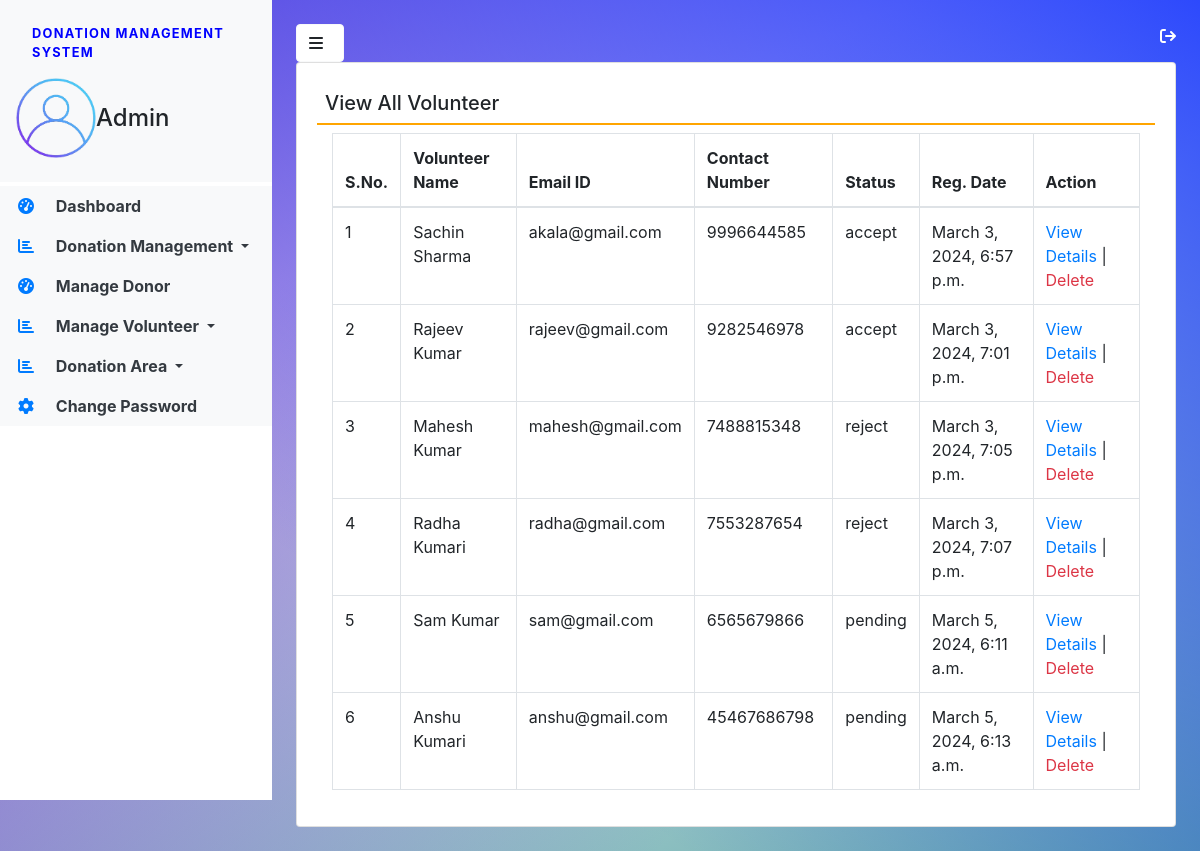
Page /all_volunteer (signed in) on the committed database.
### donation/models.py (models this page shows, shortened)
class Volunteer(models.Model):
    user = models.ForeignKey(User,on_delete=models.CASCADE)
    contact = models.CharField(max_length=15,null=True)
    address = models.CharField(max_length=300,null=True)
    userpic = models.FileField(null=True)
    idpic = models.FileField(null=True)
    aboutme = models.CharField(max_length=300,null=True)
    status = models.CharField(max_length=20, null=True)
    regdate = models.DateTimeField(auto_now_add=True)
    adminremark = models.CharField(max_length=300, null=True)
    aboutme = models.CharField(max_length=300, null=True)
    updationdate = models.DateField(null=True)

### DonationManagementSystem/views.py (the view)
# urls.py: path('all_volunteer', all_volunteer, name='all_volunteer'),
def all_volunteer(request):
    if not request.user.is_authenticated:
        return redirect('admin_login')
    volunteer = Volunteer.objects.all()
    return render(request, 'all_volunteer.html', locals())

### donation/templates/all_volunteer.html
{% extends 'admin_base.html' %}
{% block main %}
<div class="card shadow">
<div class="card-body">
    <h5 class="p-2" style="border-bottom: 2px solid orange">View All Volunteer</h5>
    <div class="container-fluid">
        <table id="example" class="table table-bordered">
            <thead>
            <tr>
                <th>S.No.</th>
                <th>Volunteer Name</th>
                <th>Email ID</th>
                <th>Contact Number</th>
                <th>Status</th>
                <th>Reg. Date</th>
                <th>Action</th>
            </tr>
            </thead>
            <tbody>
                {% for i in volunteer %}
                <tr>
                    <td>{{ forloop.counter }}</td>
                    <td>{{ i.user.first_name}} {{ i.user.last_name }}</td>
                    <td>{{ i.user.username}}</td>
                    <td>{{ i.contact}}</td>
                    <td>{{ i.status }}</td>
                    <td>{{ i.regdate}}</td>
                    <td><a href="{% url 'view_volunteerdetail'  i.id %}" class="text-primary">View Details</a>
                    | <a href="{% url 'delete_volunteer'  i.user.id %}" class="text-danger" onclick="return confirm('Are really want to delete')">Delete</a>
                    </td>
                </tr>
                {% endfor %}
            </tbody>
        </table>
    </div>
</div>
</div>
{% endblock %}

### donation/templates/admin_base.html (shortened to what this page needs)
{% load static %}
<!DOCTYPE html>
<html lang="en">
<head>
    <link rel="stylesheet" href="https://cdn.jsdelivr.net/npm/bootstrap@4.0.0/dist/css/bootstrap.min.css">
    <link rel="stylesheet" href="https://cdnjs.cloudflare.com/ajax/libs/font-awesome/6.5.1/css/all.min.css" />
<link rel="stylesheet" type="text/css" href="{% static 'css/sidebar.css' %}">
    <link rel="stylesheet" href="https://cdn.datatables.net/2.0.1/css/dataTables.dataTables.css">
<link rel="stylesheet" href="https://cdn.datatables.net/buttons/3.0.0/css/buttons.dataTables.css">
</head>
<body>
    <div class="vertical-nav bg-white" id="sidebar">
        <div class="py-4 px-3 mb-1 bg-light">
            <p class="font-weight-bold text-uppercase px-3 small dashboard-text">Donation Management System</p>
            <div class="media d-flex align-items-center">
                <img src="{% static 'images/username.png' %}" width="80" height="80" class="rounded">
                <div class="media-body">
                    <h4 class="mb-0">Admin</h4>
                </div>
            </div>
        </div>
        <ul class="nav flex-column bg-white">
            <li class="nav-item">
                <a href="{% url 'admin_home' %}" class="nav-link text-dark bg-light">
                    <i class="fas fa-tachometer-alt fa-fw mr-3 text-primary"></i>
                    Dashboard
                </a>
            </li>
            <li class="nav-item dropdown">
                <a class="nav-link dropdown-toggle text-dark bg-light" href="#" id="navbardrop" data-toggle="dropdown">
                    <i class="fas fa-chart-bar mr-3 text-primary fa-fw"></i> Donation Management
                </a>
            </li>
            <li class="nav-item">
                <a href="{% url 'manage_donor' %}" class="nav-link text-dark bg-light">
                    <i class="fas fa-tachometer-alt fa-fw mr-3 text-primary"></i>
                    Manage Donor
                </a>
            </li>
            <li class="nav-item dropdown">
                <a class="nav-link dropdown-toggle text-dark bg-light" href="#" id="navbardrop" data-toggle="dropdown">
                    <i class="fas fa-chart-bar mr-3 text-primary fa-fw"></i> Manage Volunteer
                </a>
            </li>
            <li class="nav-item dropdown">
                <a class="nav-link dropdown-toggle text-dark bg-light" href="#" id="navbardrop" data-toggle="dropdown">
                    <i class="fas fa-chart-bar mr-3 text-primary fa-fw"></i> Donation Area
                </a>
            </li>
            <li class="nav-item">
                <a href="#" class="nav-link text-dark bg-light">
                    <i class="fas fa-cog mr-3 text-primary fa-fw"></i>
                    Change Password
                </a>
            </li>
        </ul>
    </div>
    <div class="page-content p-4" id="content">
        <a href="{% url 'logout' %}" title="logout" class="float-right text-white"><i class="fas fa-sign-out"></i> </a>
        <button id="sidebarCollapse" type="button" class="btn btn-light bg-white rounded-pill">
            <i class="fas fa-bars mr-2"></i>
        </button>
        {% block main %}
        {% endblock %}
    </div>
</body>
</html>

### donation/static/css/sidebar.css (style rules this page uses)
body { backgroud-image: linear-gradient(136.9deg,rgba(109,25,252,1) 16.4%,rgba(125,31,160,100)); background: linear-gradient(217deg, rgba(0, 34, 255, 0.8), rgba(255,0,0,0) 70.71%), linear-gradient(127deg, rgba(86, 32, 196, 0.8), rgba(0,255,0,0) 70.71%), linear-gradient(336deg, rgba(62, 147, 150, 0.8), rgba(0,0,255,0) 70.71%);; min-height: 100vh; }
.vertical-nav { min-width: 17rem; width: 17rem; height: 100vh; position: fixed; top: 0; left: 0; transition: all 0.4s; }
.page-content { width: calc(100% - 17rem); margin-left: 17rem; transition: 0.4s; }
.dashboard-text { letter-spacing : 0.1em; color: blue; }
.nav-link { font-weight: bold; }

### rows in the picture
Volunteer: user.first_name "Sachin", user.last_name "Sharma", user.username "akala@gmail.com", contact "9996644585", status "accept", regdate "March 3, 2024, 6:57 p.m."
Volunteer: user.first_name "Rajeev", user.last_name "Kumar", user.username "rajeev@gmail.com", contact "9282546978", status "accept", regdate "March 3, 2024, 7:01 p.m."
Volunteer: user.first_name "Mahesh", user.last_name "Kumar", user.username "mahesh@gmail.com", contact "7488815348", status "reject", regdate "March 3, 2024, 7:05 p.m."
Volunteer: user.first_name "Radha", user.last_name "Kumari", user.username "radha@gmail.com", contact "7553287654", status "reject", regdate "March 3, 2024, 7:07 p.m."
Volunteer: user.first_name "Sam", user.last_name "Kumar", user.username "sam@gmail.com", contact "6565679866", status "pending", regdate "March 5, 2024, 6:11 a.m."
Volunteer: user.first_name "Anshu", user.last_name "Kumari", user.username "anshu@gmail.com", contact "45467686798", status "pending", regdate "March 5, 2024, 6:13 a.m."
